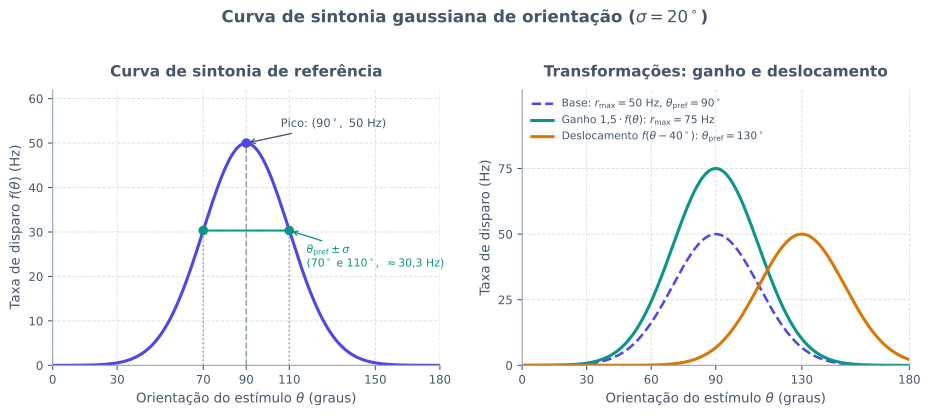

Write the Python code that produced this figure.
from pathlib import Path

import matplotlib.pyplot as plt
import numpy as np

plt.rcParams["svg.fonttype"] = "none"


def gaussiana(theta: np.ndarray, r_max: float, theta_pref: float, sigma: float) -> np.ndarray:
    return r_max * np.exp(-((theta - theta_pref) ** 2) / (2.0 * (sigma ** 2)))


def main() -> None:
    r_max = 50.0
    theta_pref = 90.0
    sigma = 20.0

    theta = np.linspace(0.0, 180.0, 361)
    taxa_ref = gaussiana(theta, r_max, theta_pref, sigma)
    taxa_ganho = gaussiana(theta, 75.0, theta_pref, sigma)
    taxa_desloc = gaussiana(theta, r_max, 130.0, sigma)

    cor_texto = "#475569"
    cor_grade = "#94A3B8"
    cor_ref = "#4F46E5"
    cor_ganho = "#0D9488"
    cor_desloc = "#D97706"

    fig, (ax_ref, ax_trans) = plt.subplots(1, 2, figsize=(9.8, 4.2))
    fig.patch.set_alpha(0.0)

    # Painel esquerdo: curva de referencia com theta_pref e theta_pref +- sigma
    ax_ref.plot(theta, taxa_ref, color=cor_ref, linewidth=2.3)

    theta_esq = theta_pref - sigma
    theta_dir = theta_pref + sigma
    r_sigma = float(gaussiana(np.array([theta_dir]), r_max, theta_pref, sigma)[0])

    ax_ref.plot([theta_pref, theta_pref], [0.0, r_max], color=cor_grade, linestyle="--", linewidth=1.2)
    ax_ref.plot([theta_esq, theta_esq], [0.0, r_sigma], color=cor_grade, linestyle=":", linewidth=1.2)
    ax_ref.plot([theta_dir, theta_dir], [0.0, r_sigma], color=cor_grade, linestyle=":", linewidth=1.2)
    ax_ref.plot([theta_esq, theta_dir], [r_sigma, r_sigma], color=cor_ganho, linestyle="-", linewidth=1.5)

    ax_ref.scatter(
        [theta_esq, theta_pref, theta_dir],
        [r_sigma, r_max, r_sigma],
        color=[cor_ganho, cor_ref, cor_ganho],
        s=38,
        zorder=4,
    )

    ax_ref.annotate(
        "Pico: $(90^\\circ,\\ 50\\ \\mathrm{Hz})$",
        xy=(theta_pref, r_max),
        xytext=(106.0, 53.5),
        fontsize=8.6,
        color=cor_texto,
        arrowprops={"arrowstyle": "->", "color": cor_texto, "lw": 1.0},
    )

    ax_ref.annotate(
        "$\\theta_{\\mathrm{pref}} \\pm \\sigma$\n$(70^\\circ\\ \\mathrm{e}\\ 110^\\circ,\\ \\approx 30{,}3\\ \\mathrm{Hz})$",
        xy=(theta_dir, r_sigma),
        xytext=(118.0, 22.0),
        fontsize=8.2,
        color=cor_ganho,
        arrowprops={"arrowstyle": "->", "color": cor_ganho, "lw": 1.0},
    )

    ax_ref.set_title(
        "Curva de sintonia de referência",
        fontsize=11.5,
        fontweight="bold",
        color=cor_texto,
        pad=10,
    )
    ax_ref.set_xlabel("Orientação do estímulo $\\theta$ (graus)", fontsize=10, color=cor_texto)
    ax_ref.set_ylabel("Taxa de disparo $f(\\theta)$ (Hz)", fontsize=10, color=cor_texto)
    ax_ref.set_xlim(0.0, 180.0)
    ax_ref.set_ylim(0.0, 62.0)
    ax_ref.set_xticks([0, 30, 70, 90, 110, 150, 180])

    # Painel direito: transformacoes (ganho e deslocamento horizontal)
    ax_trans.plot(
        theta,
        taxa_ref,
        color=cor_ref,
        linewidth=1.9,
        linestyle="--",
        label="Base: $r_{\\mathrm{max}}=50$ Hz, $\\theta_{\\mathrm{pref}}=90^\\circ$",
    )
    ax_trans.plot(
        theta,
        taxa_ganho,
        color=cor_ganho,
        linewidth=2.3,
        label="Ganho $1{,}5\\cdot f(\\theta)$: $r_{\\mathrm{max}}=75$ Hz",
    )
    ax_trans.plot(
        theta,
        taxa_desloc,
        color=cor_desloc,
        linewidth=2.3,
        label="Deslocamento $f(\\theta - 40^\\circ)$: $\\theta_{\\mathrm{pref}}=130^\\circ$",
    )

    ax_trans.set_title(
        "Transformações: ganho e deslocamento",
        fontsize=11.5,
        fontweight="bold",
        color=cor_texto,
        pad=10,
    )
    ax_trans.set_xlabel("Orientação do estímulo $\\theta$ (graus)", fontsize=10, color=cor_texto)
    ax_trans.set_ylabel("Taxa de disparo (Hz)", fontsize=10, color=cor_texto)
    ax_trans.set_xlim(0.0, 180.0)
    ax_trans.set_ylim(0.0, 105.0)
    ax_trans.set_xticks([0, 30, 60, 90, 130, 180])
    ax_trans.set_yticks([0, 25, 50, 75])
    ax_trans.legend(loc="upper left", frameon=False, fontsize=8.0, labelcolor=cor_texto)

    for ax in (ax_ref, ax_trans):
        ax.patch.set_alpha(0.0)
        ax.grid(True, which="major", linestyle="--", linewidth=0.7, alpha=0.35, color=cor_grade)
        ax.spines["top"].set_visible(False)
        ax.spines["right"].set_visible(False)
        ax.spines["left"].set_color(cor_grade)
        ax.spines["bottom"].set_color(cor_grade)
        ax.tick_params(colors=cor_texto, labelsize=8.8)

    fig.suptitle(
        "Curva de sintonia gaussiana de orientação ($\\sigma = 20^\\circ$)",
        fontsize=12.5,
        fontweight="bold",
        color=cor_texto,
        y=1.02,
    )
    fig.tight_layout()

    destino = Path(__file__).resolve().parent / "curva-sintonia.svg"
    fig.savefig(destino, format="svg", transparent=True, bbox_inches="tight")
    plt.close(fig)


if __name__ == "__main__":
    main()
